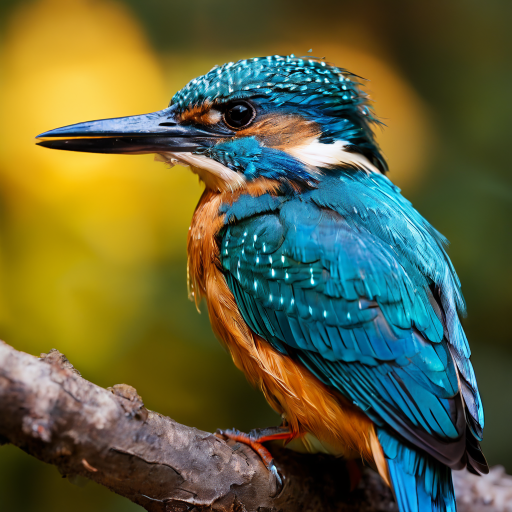
#> input picture bird.png, 1024 x 1024 px, found by its file name (shown at 1/2 size)
$ python try.py
#> lines starting #> are read from the running program, lines starting #| are printed output that depends on the picture
import cv2
import numpy as np

# reading an image
img=cv2.imread('opencv/bird.png')
#> img is the input picture: shape (1024, 1024, 3); mean B, G, R 60.2, 98.7, 95.9
img=cv2.resize(img,(400,400))
#> img: shape (400, 400, 3)
temp=img.copy()
cv2.imshow('image',img)
cv2.waitKey(0)

# converting
img_gray=cv2.cvtColor(img,cv2.COLOR_BGR2GRAY)
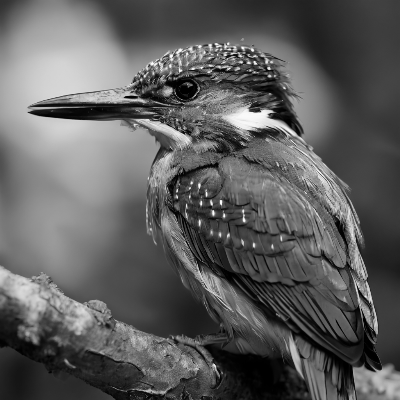
#> img_gray: shape (400, 400); min 0, max 254, mean 93.4
cv2.imshow('image',img_gray)
cv2.waitKey(0)

# saving image
# cv2.imwrite('opencv/bird2.png',img_gray)

# rgb
img=temp.copy()
img[:,:,0]=0
cv2.imshow('image',img)
cv2.waitKey(0)

img=temp.copy()
img[:,:,1]=0
cv2.imshow('image',img)
cv2.waitKey(0)

img=temp.copy()
img[:,:,2]=0
cv2.imshow('image',img)
cv2.waitKey(0)

img=temp.copy()
stackedimg=np.hstack((img[:,:,0],img[:,:,1],img[:,:,2]))
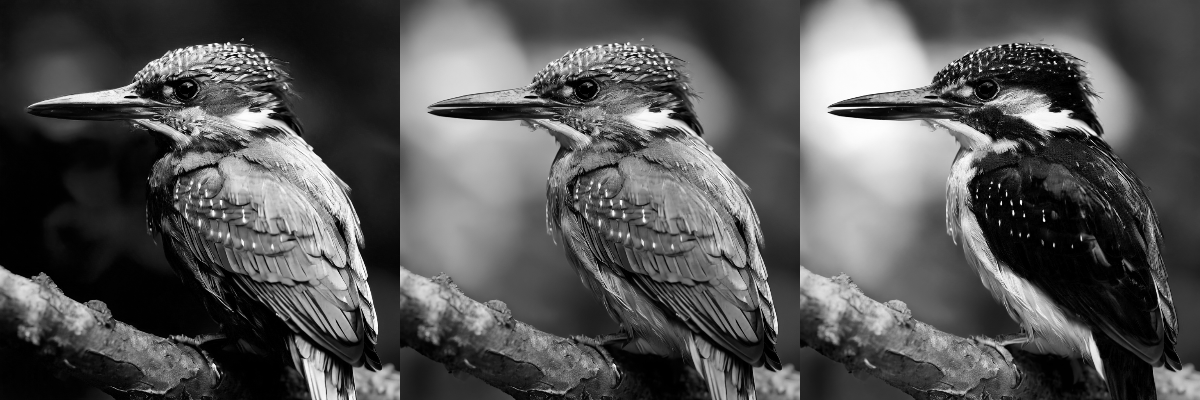
#> stackedimg: shape (400, 1200); min 0, max 255, mean 84.8
cv2.imshow('image',stackedimg)
cv2.waitKey(0)

img=temp.copy()
img=cv2.flip(img,0)
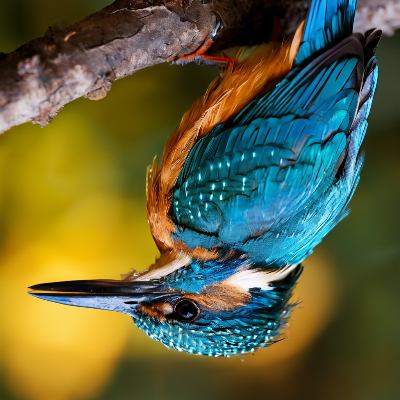
#> img: shape (400, 400, 3); mean B, G, R 60.1, 98.6, 95.8
cv2.imshow('image',img)
cv2.waitKey(0)

img=temp.copy()
img=cv2.flip(img,1)
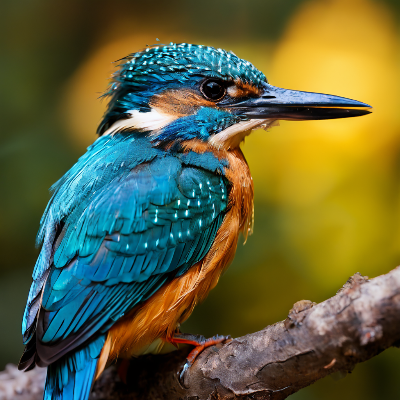
#> img: shape (400, 400, 3); mean B, G, R 60.1, 98.6, 95.8
cv2.imshow('image',img)
cv2.waitKey(0)

img=temp.copy()
img=cv2.flip(img,-1)
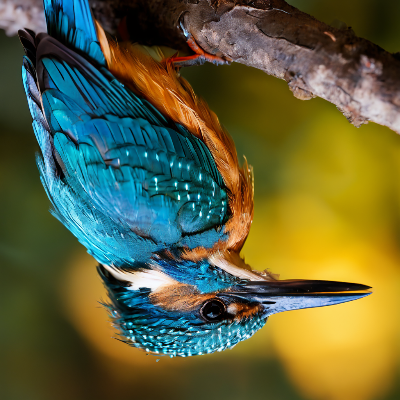
#> img: shape (400, 400, 3); mean B, G, R 60.1, 98.6, 95.8
cv2.imshow('image',img)
cv2.waitKey(0)

img=temp.copy()
cv2.imshow('image',img[100:300,100:300])
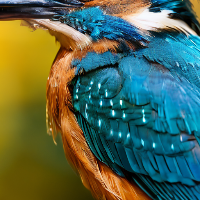
#> window 'image': shape (200, 200, 3); mean B, G, R 80.9, 104, 81.9
cv2.waitKey(0)

img=temp.copy()
cv2.rectangle(img,(100,100),(300,300),(255,0,0),3)
cv2.imshow('image',img)
cv2.waitKey(0)

img=temp.copy()
cv2.circle(img,(100,100),50,(255,0,0),3)
cv2.imshow('image',img)
cv2.waitKey(0)

img=temp.copy()
cv2.line(img,(100,100),(300,300),(255,0,0),3)
cv2.imshow('image',img)
cv2.waitKey(0)

img=temp.copy()
cv2.putText(img,org=(100,100),text='Hello',fontScale=1,fontFace=cv2.FONT_HERSHEY_SIMPLEX,color=(255,0,0),thickness=3,lineType=cv2.LINE_AA)
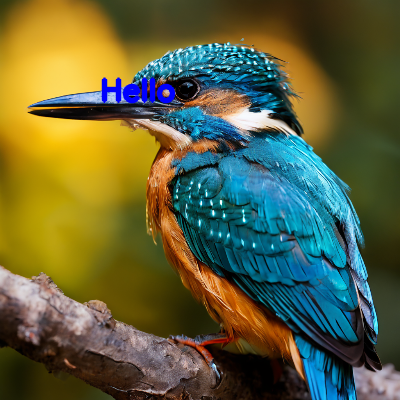
#> img: shape (400, 400, 3); mean B, G, R 61.1, 97.8, 95
cv2.imshow('image',img)
cv2.waitKey(0)
